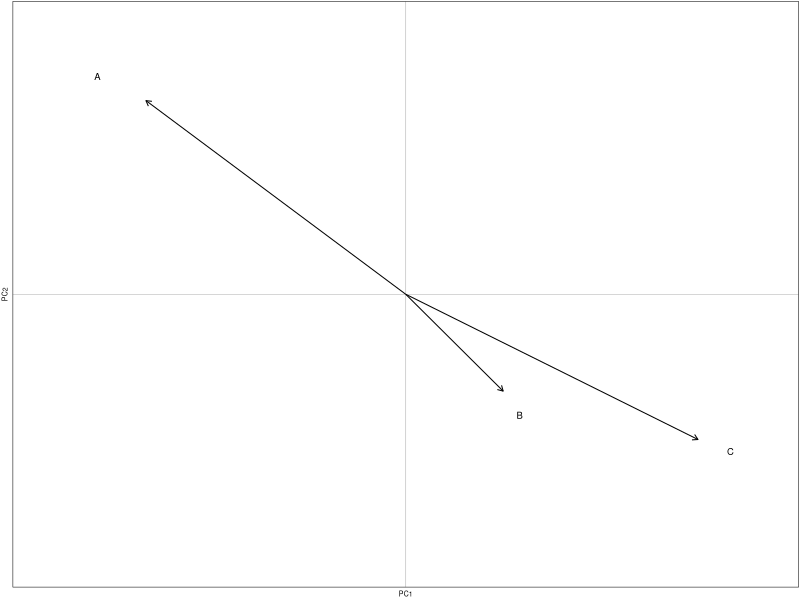
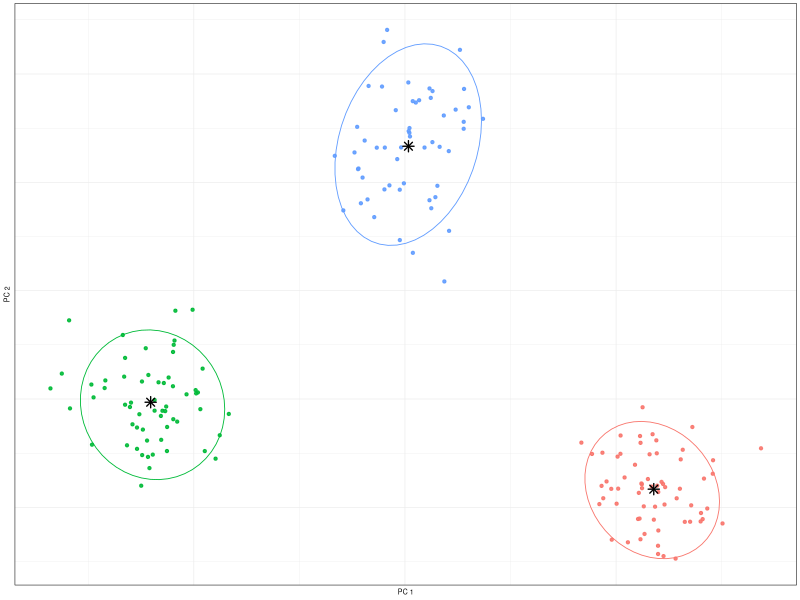
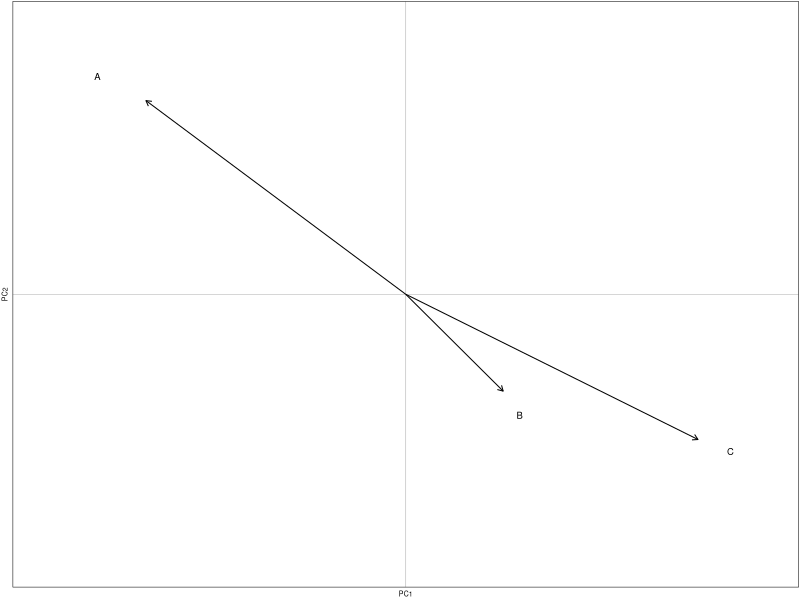
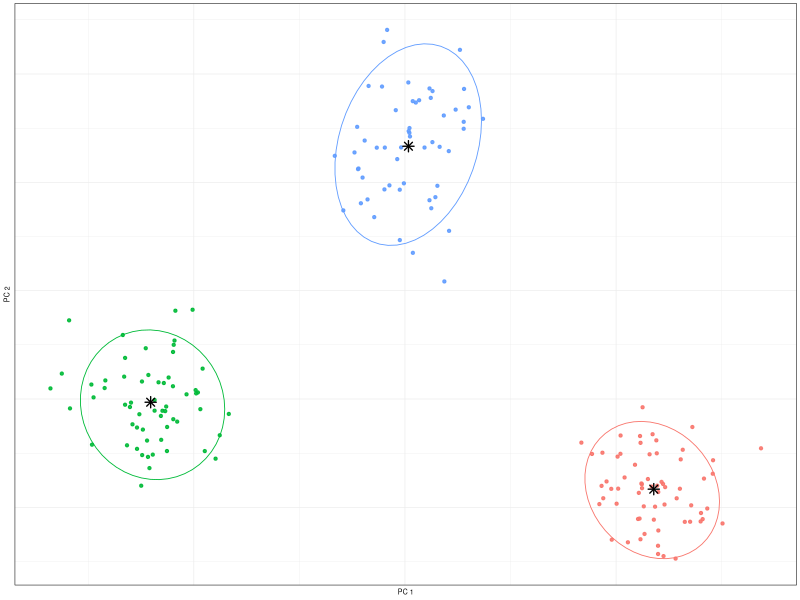

Reproduce these figures in R, in order.
## ---- chunk 1
knitr::opts_chunk$set(echo = TRUE)
## ---- chunk 2
library(ggplot2)
library(ggrepel)

# Mock data
set.seed(42)
df_loadings <- data.frame(
  Variable = c("A",   "B",   "C"),
  PC1      = c(-0.8,  0.3,   0.9),
  PC2      = c( 0.8, -0.4,  -0.6)
)

df_loadings$x_lab <- df_loadings$PC1 + c(-0.15,  0.05,  0.10)
df_loadings$y_lab <- df_loadings$PC2 + c( 0.10, -0.10, -0.05)

p_load <- ggplot(df_loadings, aes(x = PC1, y = PC2)) +
  geom_hline(yintercept = 0, color = "grey70", linewidth = 0.2) +
  geom_vline(xintercept = 0, color = "grey70", linewidth = 0.2) +
  geom_segment(aes(x = 0, y = 0, xend = PC1, yend = PC2),
               arrow = arrow(length = unit(0.06, "inches")),
               linewidth = 0.35) +
  # Here we *use the pre-offset label positions*
  geom_text(aes(x = x_lab, y = y_lab, label = Variable),
            size = 2.4) +
  coord_cartesian(xlim = c(-1.1, 1.1), ylim = c(-1.1, 1.1)) +
  labs(x = "PC1", y = "PC2") +
  theme_bw(base_size = 5) +
  theme(
    panel.grid = element_blank(),
    plot.margin = margin(1, 1, 1, 1),
    axis.ticks = element_blank(),
    axis.text  = element_blank()
  )

p_load

ggsave(
  "~/Library/CloudStorage/Box-Box/judits_work_keller_lab/fe_si_papers/unsupervised_clustering_fe_si_bx/paper/figure/pca_loading_mock_2.png",
  p_load,
  width  = 3.5,
  height = 0.75,
  units  = "in",
  dpi    = 300
)


library(ggplot2)

# ---- Mock data ----
set.seed(42)
n <- c(60, 55, 65)
df <- data.frame(
  x = c(rnorm(n[1], -3, 0.40), rnorm(n[2],  0, 0.50), rnorm(n[3],  3, 0.45)),
  y = c(rnorm(n[1],  0, 0.40), rnorm(n[2],  2.3, 0.45), rnorm(n[3], -0.8, 0.40))
)

# ---- K-means ----
km <- kmeans(df[, c("x","y")], centers = 3, nstart = 25)
df$cluster <- factor(km$cluster)
centers <- as.data.frame(km$centers)

# ---- Plot ----
p <- ggplot(df, aes(x, y, color = cluster)) +
  geom_point(size = 0.8, alpha = 0.9) +
  stat_ellipse(aes(group = cluster, color = cluster), level = 0.90, linewidth = 0.3) +
  geom_point(data = centers, aes(x, y), inherit.aes = FALSE,
             shape = 8, size = 2.2, stroke = 0.7, color = "black") +
  labs(x = "PC 1", y = "PC 2", color = "Cluster") +
  theme_bw(base_size = 5) +
  theme(
    plot.title = element_text(size = 7, hjust = 0.5),
    legend.position = "none",
    axis.ticks = element_blank(),
    axis.text  = element_blank()
  )

p

# Save exactly 3.5 x 1.1 inches
#n
ggsave("~/Library/CloudStorage/Box-Box/judits_work_keller_lab/fe_si_papers/unsupervised_clustering_fe_si_bx/paper/figure/kmeans_mock_plot_2.png", p, width = 3.5, height = 0.75, units = "in", dpi = 300)
